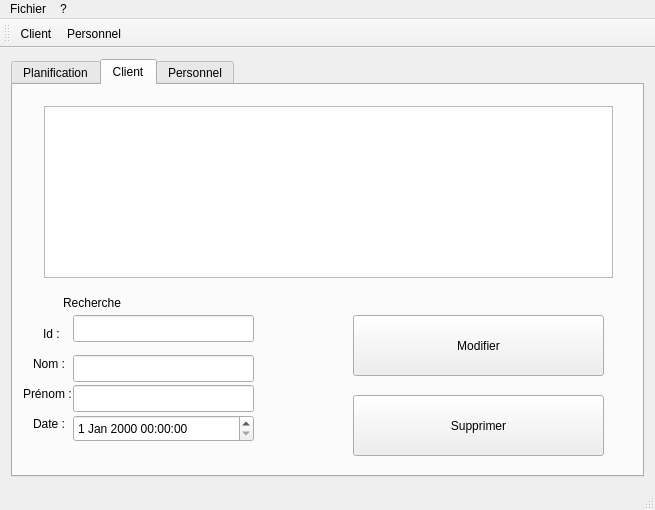
<?xml version="1.0" encoding="UTF-8"?>
<ui version="4.0">
 <class>MainWindow</class>
 <widget class="QMainWindow" name="MainWindow">
  <property name="geometry">
   <rect>
    <x>0</x>
    <y>0</y>
    <width>655</width>
    <height>510</height>
   </rect>
  </property>
  <property name="windowTitle">
   <string>Accueil</string>
  </property>
  <widget class="QWidget" name="centralWidget">
   <layout class="QGridLayout" name="gridLayout_2">
    <item row="0" column="0">
     <layout class="QGridLayout" name="gridLayout">
      <item row="0" column="0">
       <widget class="QTabWidget" name="tabWidget">
        <property name="currentIndex">
         <number>1</number>
        </property>
        <widget class="QWidget" name="tab_planification">
         <attribute name="title">
          <string>Planification</string>
         </attribute>
        </widget>
        <widget class="QWidget" name="tab_Client">
         <attribute name="title">
          <string>Client</string>
         </attribute>
         <widget class="QLabel" name="lab_Nom">
          <property name="geometry">
           <rect>
            <x>20</x>
            <y>270</y>
            <width>67</width>
            <height>17</height>
           </rect>
          </property>
          <property name="text">
           <string>Nom :</string>
          </property>
         </widget>
         <widget class="QLineEdit" name="lineEdit_Nom">
          <property name="geometry">
           <rect>
            <x>60</x>
            <y>270</y>
            <width>181</width>
            <height>27</height>
           </rect>
          </property>
         </widget>
         <widget class="QLineEdit" name="lineEdit_Prenom">
          <property name="geometry">
           <rect>
            <x>60</x>
            <y>300</y>
            <width>181</width>
            <height>27</height>
           </rect>
          </property>
         </widget>
         <widget class="QLabel" name="lab_Prenom">
          <property name="geometry">
           <rect>
            <x>10</x>
            <y>300</y>
            <width>67</width>
            <height>17</height>
           </rect>
          </property>
          <property name="text">
           <string>Prénom :</string>
          </property>
         </widget>
         <widget class="QLabel" name="lab_Date">
          <property name="geometry">
           <rect>
            <x>20</x>
            <y>330</y>
            <width>67</width>
            <height>17</height>
           </rect>
          </property>
          <property name="text">
           <string>Date :</string>
          </property>
         </widget>
         <widget class="QLabel" name="label_Id">
          <property name="geometry">
           <rect>
            <x>30</x>
            <y>240</y>
            <width>67</width>
            <height>17</height>
           </rect>
          </property>
          <property name="text">
           <string>Id :</string>
          </property>
         </widget>
         <widget class="QDateTimeEdit" name="dateTimeEdit">
          <property name="geometry">
           <rect>
            <x>60</x>
            <y>330</y>
            <width>181</width>
            <height>27</height>
           </rect>
          </property>
         </widget>
         <widget class="QLineEdit" name="lineEdit_Id">
          <property name="geometry">
           <rect>
            <x>60</x>
            <y>230</y>
            <width>181</width>
            <height>27</height>
           </rect>
          </property>
         </widget>
         <widget class="QWidget" name="verticalLayoutWidget">
          <property name="geometry">
           <rect>
            <x>20</x>
            <y>10</y>
            <width>591</width>
            <height>194</height>
           </rect>
          </property>
          <layout class="QVBoxLayout" name="verticalLayout">
           <item>
            <widget class="QTableView" name="tableViewClient">
             <property name="editTriggers">
              <set>QAbstractItemView::NoEditTriggers</set>
             </property>
             <property name="alternatingRowColors">
              <bool>false</bool>
             </property>
             <property name="selectionMode">
              <enum>QAbstractItemView::SingleSelection</enum>
             </property>
             <property name="selectionBehavior">
              <enum>QAbstractItemView::SelectRows</enum>
             </property>
            </widget>
           </item>
          </layout>
         </widget>
         <widget class="QLabel" name="label_Recherche">
          <property name="geometry">
           <rect>
            <x>50</x>
            <y>210</y>
            <width>61</width>
            <height>16</height>
           </rect>
          </property>
          <property name="text">
           <string>Recherche :</string>
          </property>
         </widget>
         <widget class="QPushButton" name="btn_ModifierClient">
          <property name="geometry">
           <rect>
            <x>340</x>
            <y>230</y>
            <width>251</width>
            <height>61</height>
           </rect>
          </property>
          <property name="text">
           <string>Modifier</string>
          </property>
         </widget>
         <widget class="QPushButton" name="btn_SupprimerClient">
          <property name="geometry">
           <rect>
            <x>340</x>
            <y>310</y>
            <width>251</width>
            <height>61</height>
           </rect>
          </property>
          <property name="text">
           <string>Supprimer</string>
          </property>
         </widget>
        </widget>
        <widget class="QWidget" name="tab_Personnel">
         <attribute name="title">
          <string>Personnel</string>
         </attribute>
        </widget>
       </widget>
      </item>
     </layout>
    </item>
   </layout>
  </widget>
  <widget class="QMenuBar" name="menuBar">
   <property name="geometry">
    <rect>
     <x>0</x>
     <y>0</y>
     <width>655</width>
     <height>21</height>
    </rect>
   </property>
   <widget class="QMenu" name="menuFichier">
    <property name="title">
     <string>Fichier</string>
    </property>
    <widget class="QMenu" name="menuAjouter">
     <property name="title">
      <string>Ajouter</string>
     </property>
     <addaction name="actionClient"/>
     <addaction name="actionPersonnel"/>
    </widget>
    <addaction name="menuAjouter"/>
    <addaction name="separator"/>
    <addaction name="actionQuitter"/>
    <addaction name="separator"/>
   </widget>
   <widget class="QMenu" name="menu">
    <property name="title">
     <string>?</string>
    </property>
    <addaction name="actionA_propos"/>
   </widget>
   <addaction name="menuFichier"/>
   <addaction name="menu"/>
  </widget>
  <widget class="QToolBar" name="mainToolBar">
   <attribute name="toolBarArea">
    <enum>TopToolBarArea</enum>
   </attribute>
   <attribute name="toolBarBreak">
    <bool>false</bool>
   </attribute>
   <addaction name="action_client_Tool"/>
   <addaction name="action_Personnel_Tool"/>
  </widget>
  <widget class="QStatusBar" name="statusBar"/>
  <action name="actionQuitter">
   <property name="checkable">
    <bool>false</bool>
   </property>
   <property name="text">
    <string>Quitter</string>
   </property>
  </action>
  <action name="actionClient">
   <property name="text">
    <string>Client</string>
   </property>
  </action>
  <action name="actionPersonnel">
   <property name="text">
    <string>Personnel</string>
   </property>
  </action>
  <action name="actionA_propos">
   <property name="text">
    <string>A propos</string>
   </property>
  </action>
  <action name="action_client_Tool">
   <property name="icon">
    <iconset>
     <normaloff>../ressource/clients.png</normaloff>../ressource/clients.png</iconset>
   </property>
   <property name="text">
    <string>Client</string>
   </property>
   <property name="toolTip">
    <string>Ajouter un client</string>
   </property>
  </action>
  <action name="action_Personnel_Tool">
   <property name="icon">
    <iconset>
     <normaloff>../ressource/personnel.ico</normaloff>../ressource/personnel.ico</iconset>
   </property>
   <property name="text">
    <string>Personnel</string>
   </property>
   <property name="toolTip">
    <string>Ajouter un personnel</string>
   </property>
  </action>
 </widget>
 <layoutdefault spacing="6" margin="11"/>
 <resources/>
 <connections/>
</ui>
